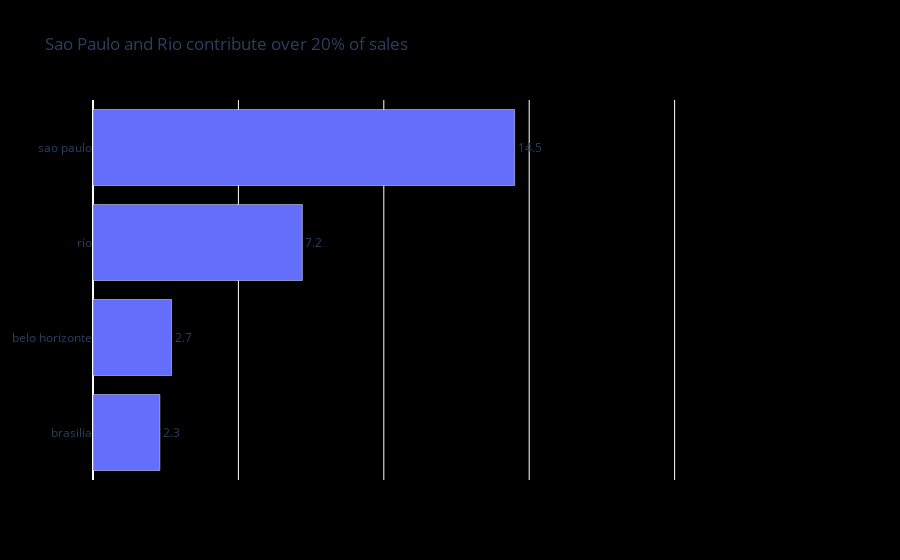

The cell this chart's notebook holds for it:
### Markdown cell above
Next, remove the background color and tick labels, and change the x axis range to be 0 to .25.

> You can do so by using the `range` key value pair in the xaxis dictionary .

### Code cell
import plotly.graph_objects as go

cities_bar = go.Bar()

layout = go.Layout(xaxis = {'range': []})

# go.Figure(data = [cities_bar], layout = layout)

### Figure 1 — Plotly figure (JSON) as saved in the notebook; plotly's stock layout.template omitted (floating-point values rounded to 4 significant figures)
{"data": [{"orientation": "h", "text": ["2.3", "2.7", "7.2", "14.5"], "textposition": "outside", "type": "bar", "x": [0.023, 0.027, 0.072, 0.145], "y": ["brasilia", "belo horizonte", "rio", "sao paulo"]}], "layout": {"autosize": true, "paper_bgcolor": "rgb(0, 0, 0, 0)", "plot_bgcolor": "rgba(0, 0, 0, 0)", "title": {"text": "Sao Paulo and Rio contribute over 20% of sales"}, "xaxis": {"range": [0, 0.25], "showticklabels": false, "type": "linear"}, "yaxis": {"autorange": true, "range": [-0.5, 3.5], "type": "category"}}}
